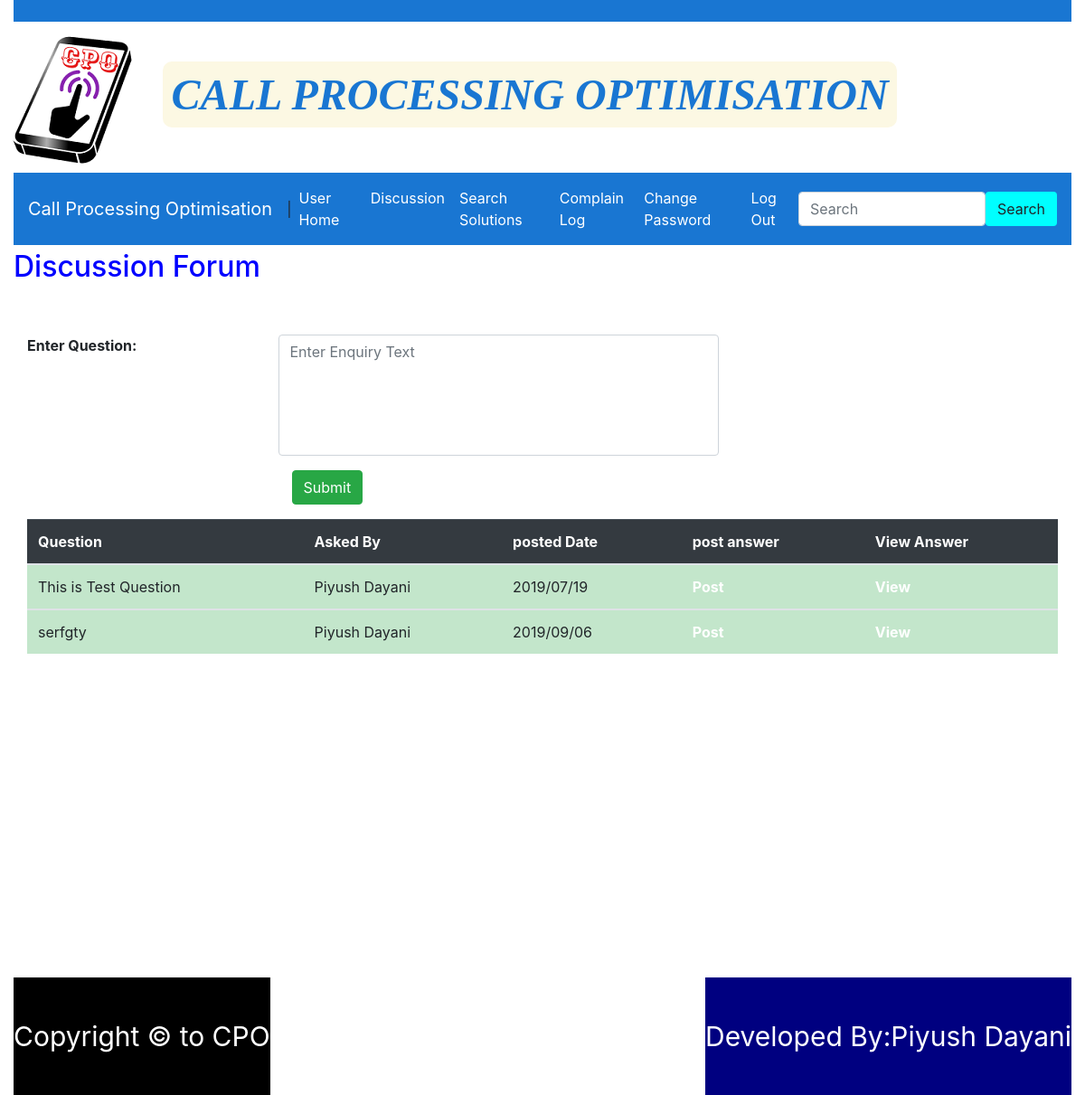
The page /userzone/discussion (signed in) on the database its author committed.
### userzone/models.py (models this page shows)
class Question(models.Model):
    qid=models.AutoField(primary_key=True)
    questiontext=models.TextField()
    askedby=models.CharField(max_length=50)
    posteddate=models.CharField(max_length=30)

### userzone/views.py (the view)
def discussion(request):
    if request.session['userid']:
        ques=Question.objects.all()
        return render(request,'discussion.html',{'ques':ques})
    else:
        return render(request('login.html'))

### userzone/templates/discussion.html (shortened to what this page needs)
<!DOCTYPE html>
<html lang="en">
{% load static%}
<head>
<link rel="stylesheet" href="https://stackpath.bootstrapcdn.com/bootstrap/4.3.1/css/bootstrap.min.css">
<link rel="stylesheet" href="https://maxcdn.bootstrapcdn.com/font-awesome/4.7.0/css/font-awesome.min.css">
</head>
<body>
<div class="bs-example">
<div class="container-fluid">
  <div class="container-fluid" style="background-color:#1976d2">&nbsp;</div>
    <div class="row" style="height:160px; width:101.1%;   border-radius:10px;margin-top:5px;"><img src="{%static 'images/cpos.png'%}"/><div style="margin-left:20px; font-size:4vw;line-height:150px;color:white;"><b><i><mark style="font-family:cursive;color:#1976d2;border-radius:10px;">CALL PROCESSING OPTIMISATION</mark></i></b></div></div>
    <nav id="nav-tab" class="navbar navbar-expand-md   sticky-top " style="background-color:#1976d2;margin-top:2px; ">
        <a href="#" class="navbar-brand">Call Processing Optimisation </a>|
        <div class="collapse navbar-collapse" id="navbarCollapse">
            <div class="navbar-nav">
                 <a href="{%url 'userzone:userhome'%}"class="nav-item nav-link active">User Home</a>
            <a href="{%url 'userzone:discussion'%}" class="nav-item nav-link ">Discussion</a>
            <a href="{%url 'userzone:searchsolution'%}" class="nav-item nav-link ">Search Solutions</a>
           <a href="{%url 'userzone:complainlog'%}" class="nav-item nav-link">Complain Log</a>
           <a href="{%url 'userzone:changepassword'%}"class="nav-item nav-link ">Change Password</a>
           <a href="{%url 'login'%}" class="nav-item nav-link ">Log Out</a>
            </div>
            <div class="navbar-nav ml-auto">
                   <form class="navbar-form navbar-left" role="search">
        <div class="form-group navbar-nav ml auto">
          <input type="text" class="form-control" placeholder="Search">
        <button type="submit" class="btn btn-default" style="background-color:aqua;">Search</button></div>
                   </form></div>
        </div>
    </nav>
    <div id="parent" class="container-fluid" >
<div class="row">
             <h2 style="text-align:center;color:blue;">Discussion Forum</h2>
         </div>
        <form class="form-horizontal " action="{%url 'userzone:postquestion' %}" method="post">
<br/>
            <br/>
             <div class="form-group">
                    <div class="row">
                        <label class="col-sm-3"for="questiontext"><b>Enter Question:</b></label>
  <textarea class="form-control col-sm-5" rows="5" id="questiontext"  name="questiontext" required placeholder="Enter Enquiry Text" style="resize:none;"></textarea>
</div>
                </div>
             <div class="form-group">
                    <div class="row">
                        <div class="checkbox col-sm-3">
</div>
                    <div class="col-sm-5">
                        <button type="submit" class="btn btn-success" value="POST">
                            Submit
                        </button>
                    </div>
                </div>
                </div>
        </form>
        <table  class="table  " style="margin:0px auto;">
            <thead class="table-dark">
            <tr>
                <th>Question</th>
                <th>Asked By</th>
                <th>posted Date</th>
                <th>post answer</th>
                <th>View Answer</th>
            </tr>
            </thead>
            {% for q in ques %}
            <tbody class="table-hover">
            <tr class="table-success " >
                <td>{{q.questiontext}}</td>
                <td>{{q.askedby}}</td>
                <td>{{q.posteddate}}</td>
                <td ><a style="font-weight:bold;" href="{% url 'userzone:answer' q.qid %}">Post</a></td>
                <td><a style="font-weight:bold;"  href="{% url 'userzone:viewanswer' q.qid %}">View</a></td>
            </tr>
            </tbody>
            {% endfor%}
        </table>
    </div>
    <div id="footer">
        <div id="lfooter">
            Copyright &copy; to CPO
        </div>
        <div id="rfooter">
            Developed By:Piyush Dayani
        </div>
    </div>
</div>
</body>
</html>

### userzone/templates/discussion.html (style rules this page uses)
.bs-example { // margin-top: 20px; }
#parent { min-height:800px; margin-top:5px; background-color:; }
#footer { min-height:130px; margin-top:5px; }
#lfooter { min-height:130px; background-color:black; color:white; text-align:center; float:left; font-size:30px; line-height:130px; }
#rfooter { min-height:130px; background-color:navy; float:right; font-size:30px; color:white; text-align:center; line-height:130px; }
a { color:white; }

### rows shown on the page
Question: questiontext "This is Test Question", askedby "Piyush Dayani", posteddate "2019/07/19"
Question: questiontext "serfgty", askedby "Piyush Dayani", posteddate "2019/09/06"
